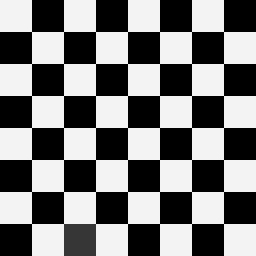
#> input picture 2016BEC078 NEHA KALA/Experiment_4_Histogram/checkerboard.jpg, 256 x 256 px
$ python Histogram.py
#> lines starting #> are read from the running program, lines starting #| are printed output that depends on the picture
# -*- coding: utf-8 -*-
"""
Created on Wed Oct  9 23:20:03 2019

@author: Neha Kala
"""


import numpy as np
import cv2
import matplotlib.pyplot as plt
img=cv2.imread("checkerboard.jpg",0)
#> img is the input picture: shape (256, 256); min 0, max 245, mean 122.3
img1=np.rot90(img)
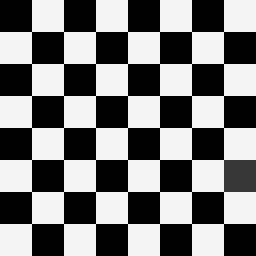
#> img1: shape (256, 256); min 0, max 245, mean 122.3
plt.subplot(2,3,1)
plt.imshow(img)
H=cv2.calcHist([img],[0],None,[256],[0,256])
#> H = 256 values, max 32549 at index 243, min 0 at index 2, mean 256
plt.subplot(2,3,2)
plt.plot(H)

z=np.zeros(256)
for i in img:
    for j in i:
        z[j]=z[j]+1
#> after the loop, z has the same summary as H
plt.subplot(2,3,3)
plt.plot(z)

plt.subplot(2,3,4)
plt.imshow(img1)
H=cv2.calcHist([img1],[0],None,[256],[0,256])
plt.subplot(2,3,5)
plt.plot(H)

z=np.zeros(256)
for i in img:
    for j in i:
        z[j]=z[j]+1
plt.subplot(2,3,6)
plt.plot(z)


for i in range(256):
    z[i]=z[i]/(256*256)
#> after the loop, z = 256 values, max 0.497 at index 243, min 0 at index 2, mean 0.00391

for i in range(256):
    z[i]=z[i]+z[i-1]
#> after the loop, z = 256 values from 0.484 to 1
plt.plot(z)
plt.title('CDF')
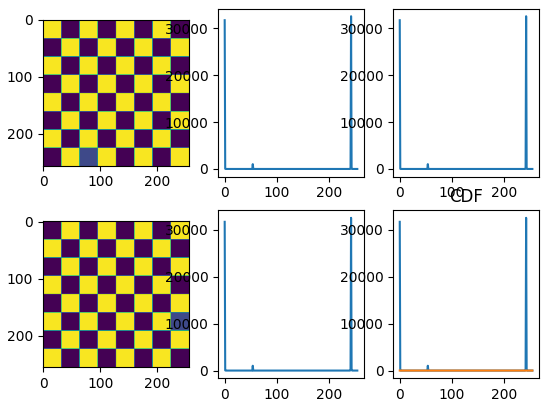
#> figure drawn by matplotlib, 6 panels; panel 2: curve peaks at x = 243, y = 32549; panel 3: curve peaks at x = 243, y = 32549; panel 5: curve peaks at x = 243, y = 32549; panel 6: curve peaks at x = 243, y = 32549
